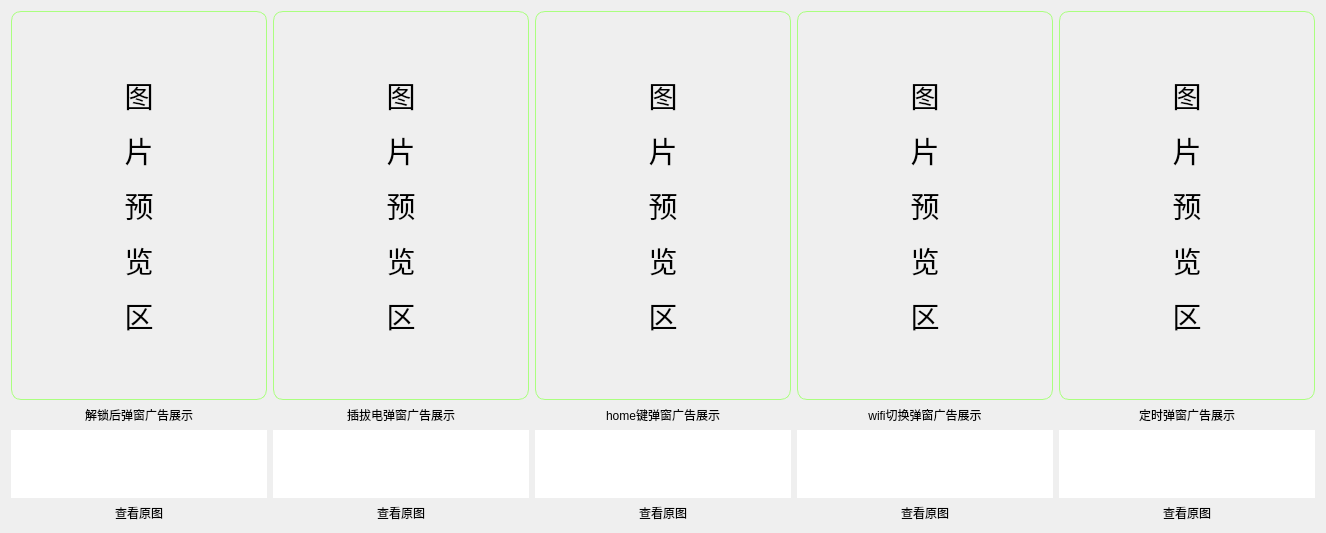
             <widget class="QWidget" name="tab_15">
              <attribute name="title">
               <string>广告截图页</string>
              </attribute>
              <layout class="QHBoxLayout" name="horizontalLayout_21">
               <item>
                <layout class="QVBoxLayout" name="verticalLayout_41" stretch="8,0,1,1">
                 <item>
                  <widget class="QLabel" name="AutoAdUnlockImg">
                   <property name="styleSheet">
                    <string notr="true">font: 14pt &quot;幼圆&quot;;
border-color: rgb(170, 255, 127);
border-width: 1px;
border-style: solid;
border-radius:10px;</string>
                   </property>
                   <property name="text">
                    <string>&lt;html&gt;&lt;head/&gt;&lt;body&gt;&lt;p&gt;&lt;span style=&quot; font-size:22pt;&quot;&gt;图&lt;/span&gt;&lt;/p&gt;&lt;p&gt;&lt;span style=&quot; font-size:22pt;&quot;&gt;片&lt;/span&gt;&lt;/p&gt;&lt;p&gt;&lt;span style=&quot; font-size:22pt;&quot;&gt;预&lt;/span&gt;&lt;/p&gt;&lt;p&gt;&lt;span style=&quot; font-size:22pt;&quot;&gt;览&lt;/span&gt;&lt;/p&gt;&lt;p&gt;&lt;span style=&quot; font-size:22pt;&quot;&gt;区&lt;/span&gt;&lt;/p&gt;&lt;/body&gt;&lt;/html&gt;</string>
                   </property>
                   <property name="alignment">
                    <set>Qt::AlignCenter</set>
                   </property>
                  </widget>
                 </item>
                 <item>
                  <widget class="QLabel" name="label_40">
                   <property name="styleSheet">
                    <string notr="true">font: 10pt &quot;幼圆&quot;;</string>
                   </property>
                   <property name="text">
                    <string>解锁后弹窗广告展示</string>
                   </property>
                   <property name="alignment">
                    <set>Qt::AlignCenter</set>
                   </property>
                  </widget>
                 </item>
                 <item>
                  <widget class="QTextBrowser" name="AutoAdUnlockPath">
                   <property name="styleSheet">
                    <string notr="true">border-radius: 20px;
font: 10pt &quot;微软雅黑&quot;;
color: rgb(170, 255, 127);</string>
                   </property>
                  </widget>
                 </item>
                 <item>
                  <widget class="QPushButton" name="AutoAdUnlockLook">
                   <property name="styleSheet">
                    <string notr="true">QPushButton
{border-radius:10px;
font: 14pt &quot;幼圆&quot;;}</string>
                   </property>
                   <property name="text">
                    <string>查看原图</string>
                   </property>
                  </widget>
                 </item>
                </layout>
               </item>
               <item>
                <layout class="QVBoxLayout" name="verticalLayout_42" stretch="8,0,1,1">
                 <item>
                  <widget class="QLabel" name="AutoAdChargeImg">
                   <property name="styleSheet">
                    <string notr="true">font: 14pt &quot;幼圆&quot;;
border-color: rgb(170, 255, 127);
border-width: 1px;
border-style: solid;
border-radius:10px;</string>
                   </property>
                   <property name="text">
                    <string>&lt;html&gt;&lt;head/&gt;&lt;body&gt;&lt;p&gt;&lt;span style=&quot; font-size:22pt;&quot;&gt;图&lt;/span&gt;&lt;/p&gt;&lt;p&gt;&lt;span style=&quot; font-size:22pt;&quot;&gt;片&lt;/span&gt;&lt;/p&gt;&lt;p&gt;&lt;span style=&quot; font-size:22pt;&quot;&gt;预&lt;/span&gt;&lt;/p&gt;&lt;p&gt;&lt;span style=&quot; font-size:22pt;&quot;&gt;览&lt;/span&gt;&lt;/p&gt;&lt;p&gt;&lt;span style=&quot; font-size:22pt;&quot;&gt;区&lt;/span&gt;&lt;/p&gt;&lt;/body&gt;&lt;/html&gt;</string>
                   </property>
                   <property name="alignment">
                    <set>Qt::AlignCenter</set>
                   </property>
                  </widget>
                 </item>
                 <item>
                  <widget class="QLabel" name="label_43">
                   <property name="styleSheet">
                    <string notr="true">font: 10pt &quot;幼圆&quot;;</string>
                   </property>
                   <property name="text">
                    <string>插拔电弹窗广告展示</string>
                   </property>
                   <property name="alignment">
                    <set>Qt::AlignCenter</set>
                   </property>
                  </widget>
                 </item>
                 <item>
                  <widget class="QTextBrowser" name="AutoAdChargePath">
                   <property name="styleSheet">
                    <string notr="true">border-radius: 20px;
font: 10pt &quot;微软雅黑&quot;;
color: rgb(170, 255, 127);</string>
                   </property>
                  </widget>
                 </item>
                 <item>
                  <widget class="QPushButton" name="AutoAdChargeLook">
                   <property name="styleSheet">
                    <string notr="true">QPushButton
{border-radius:10px;
font: 14pt &quot;幼圆&quot;;}</string>
                   </property>
                   <property name="text">
                    <string>查看原图</string>
                   </property>
                  </widget>
                 </item>
                </layout>
               </item>
               <item>
                <layout class="QVBoxLayout" name="verticalLayout_43" stretch="8,0,1,1">
                 <item>
                  <widget class="QLabel" name="AutoAdHomeImg">
                   <property name="styleSheet">
                    <string notr="true">font: 14pt &quot;幼圆&quot;;
border-color: rgb(170, 255, 127);
border-width: 1px;
border-style: solid;
border-radius:10px;</string>
                   </property>
                   <property name="text">
                    <string>&lt;html&gt;&lt;head/&gt;&lt;body&gt;&lt;p&gt;&lt;span style=&quot; font-size:22pt;&quot;&gt;图&lt;/span&gt;&lt;/p&gt;&lt;p&gt;&lt;span style=&quot; font-size:22pt;&quot;&gt;片&lt;/span&gt;&lt;/p&gt;&lt;p&gt;&lt;span style=&quot; font-size:22pt;&quot;&gt;预&lt;/span&gt;&lt;/p&gt;&lt;p&gt;&lt;span style=&quot; font-size:22pt;&quot;&gt;览&lt;/span&gt;&lt;/p&gt;&lt;p&gt;&lt;span style=&quot; font-size:22pt;&quot;&gt;区&lt;/span&gt;&lt;/p&gt;&lt;/body&gt;&lt;/html&gt;</string>
                   </property>
                   <property name="alignment">
                    <set>Qt::AlignCenter</set>
                   </property>
                  </widget>
                 </item>
                 <item>
                  <widget class="QLabel" name="label_45">
                   <property name="styleSheet">
                    <string notr="true">font: 10pt &quot;幼圆&quot;;</string>
                   </property>
                   <property name="text">
                    <string>home键弹窗广告展示</string>
                   </property>
                   <property name="alignment">
                    <set>Qt::AlignCenter</set>
                   </property>
                  </widget>
                 </item>
                 <item>
                  <widget class="QTextBrowser" name="AutoAdHomePath">
                   <property name="styleSheet">
                    <string notr="true">border-radius: 20px;
font: 10pt &quot;微软雅黑&quot;;
color: rgb(170, 255, 127);</string>
                   </property>
                  </widget>
                 </item>
                 <item>
                  <widget class="QPushButton" name="AutoAdHomeLook">
                   <property name="styleSheet">
                    <string notr="true">QPushButton
{border-radius:10px;
font: 14pt &quot;幼圆&quot;;}</string>
                   </property>
                   <property name="text">
                    <string>查看原图</string>
                   </property>
                  </widget>
                 </item>
                </layout>
               </item>
               <item>
                <layout class="QVBoxLayout" name="verticalLayout_44" stretch="8,0,1,1">
                 <item>
                  <widget class="QLabel" name="AutoAdWifiImg">
                   <property name="styleSheet">
                    <string notr="true">font: 14pt &quot;幼圆&quot;;
border-color: rgb(170, 255, 127);
border-width: 1px;
border-style: solid;
border-radius:10px;</string>
                   </property>
                   <property name="text">
                    <string>&lt;html&gt;&lt;head/&gt;&lt;body&gt;&lt;p&gt;&lt;span style=&quot; font-size:22pt;&quot;&gt;图&lt;/span&gt;&lt;/p&gt;&lt;p&gt;&lt;span style=&quot; font-size:22pt;&quot;&gt;片&lt;/span&gt;&lt;/p&gt;&lt;p&gt;&lt;span style=&quot; font-size:22pt;&quot;&gt;预&lt;/span&gt;&lt;/p&gt;&lt;p&gt;&lt;span style=&quot; font-size:22pt;&quot;&gt;览&lt;/span&gt;&lt;/p&gt;&lt;p&gt;&lt;span style=&quot; font-size:22pt;&quot;&gt;区&lt;/span&gt;&lt;/p&gt;&lt;/body&gt;&lt;/html&gt;</string>
                   </property>
                   <property name="alignment">
                    <set>Qt::AlignCenter</set>
                   </property>
                  </widget>
                 </item>
                 <item>
                  <widget class="QLabel" name="label_47">
                   <property name="styleSheet">
                    <string notr="true">font: 10pt &quot;幼圆&quot;;</string>
                   </property>
                   <property name="text">
                    <string>wifi切换弹窗广告展示</string>
                   </property>
                   <property name="alignment">
                    <set>Qt::AlignCenter</set>
                   </property>
                  </widget>
                 </item>
                 <item>
                  <widget class="QTextBrowser" name="AutoAdWifiPath">
                   <property name="styleSheet">
                    <string notr="true">border-radius: 20px;
font: 10pt &quot;微软雅黑&quot;;
color: rgb(170, 255, 127);</string>
                   </property>
                  </widget>
                 </item>
                 <item>
                  <widget class="QPushButton" name="AutoAdWifiLook">
                   <property name="styleSheet">
                    <string notr="true">QPushButton
{border-radius:10px;
font: 14pt &quot;幼圆&quot;;}</string>
                   </property>
                   <property name="text">
                    <string>查看原图</string>
                   </property>
                  </widget>
                 </item>
                </layout>
               </item>
               <item>
                <layout class="QVBoxLayout" name="verticalLayout_45" stretch="8,0,1,1">
                 <item>
                  <widget class="QLabel" name="AutoAdTimerImg">
                   <property name="styleSheet">
                    <string notr="true">font: 14pt &quot;幼圆&quot;;
border-color: rgb(170, 255, 127);
border-width: 1px;
border-style: solid;
border-radius:10px;</string>
                   </property>
                   <property name="text">
                    <string>&lt;html&gt;&lt;head/&gt;&lt;body&gt;&lt;p&gt;&lt;span style=&quot; font-size:22pt;&quot;&gt;图&lt;/span&gt;&lt;/p&gt;&lt;p&gt;&lt;span style=&quot; font-size:22pt;&quot;&gt;片&lt;/span&gt;&lt;/p&gt;&lt;p&gt;&lt;span style=&quot; font-size:22pt;&quot;&gt;预&lt;/span&gt;&lt;/p&gt;&lt;p&gt;&lt;span style=&quot; font-size:22pt;&quot;&gt;览&lt;/span&gt;&lt;/p&gt;&lt;p&gt;&lt;span style=&quot; font-size:22pt;&quot;&gt;区&lt;/span&gt;&lt;/p&gt;&lt;/body&gt;&lt;/html&gt;</string>
                   </property>
                   <property name="alignment">
                    <set>Qt::AlignCenter</set>
                   </property>
                  </widget>
                 </item>
                 <item>
                  <widget class="QLabel" name="label_49">
                   <property name="styleSheet">
                    <string notr="true">font: 10pt &quot;幼圆&quot;;</string>
                   </property>
                   <property name="text">
                    <string>定时弹窗广告展示</string>
                   </property>
                   <property name="alignment">
                    <set>Qt::AlignCenter</set>
                   </property>
                  </widget>
                 </item>
                 <item>
                  <widget class="QTextBrowser" name="AutoAdTimerPath">
                   <property name="styleSheet">
                    <string notr="true">border-radius: 20px;
font: 10pt &quot;微软雅黑&quot;;
color: rgb(170, 255, 127);</string>
                   </property>
                  </widget>
                 </item>
                 <item>
                  <widget class="QPushButton" name="AutoAdTimerLook">
                   <property name="styleSheet">
                    <string notr="true">QPushButton
{border-radius:10px;
font: 14pt &quot;幼圆&quot;;}</string>
                   </property>
                   <property name="text">
                    <string>查看原图</string>
                   </property>
                  </widget>
                 </item>
                </layout>
               </item>
              </layout>
             </widget>
